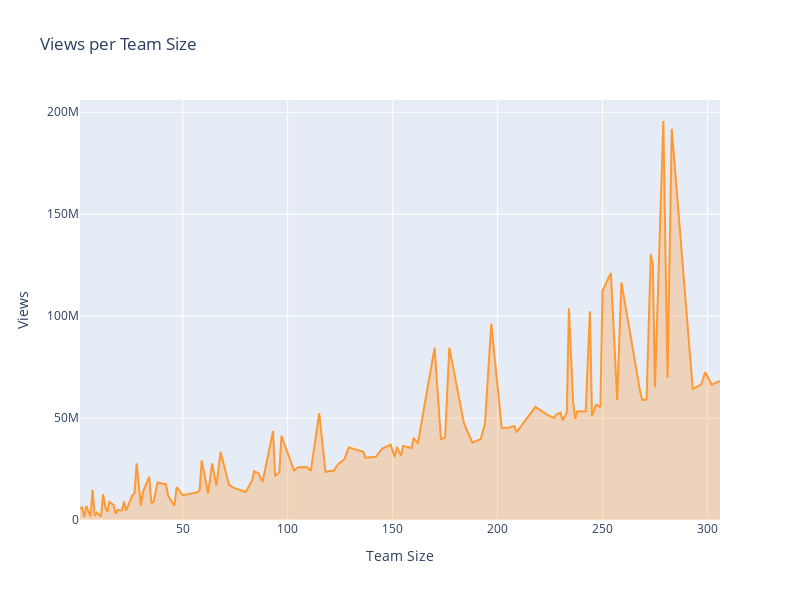

The notebook cell this image was saved under:
### Code cell
# Comments per Team Size
layout = cf.Layout(
    height = 600, width = 800,
    yaxis = dict(title = 'Views'),
    xaxis = dict(title = 'Team Size'),
    title = 'Views per Team Size' 
)
fig = teamactivity.groupby(['users']).sum().loc[:,['views']].\
    iplot(kind='scatter', fill=True, width=2, asFigure=True,layout = layout)
fig.show()
